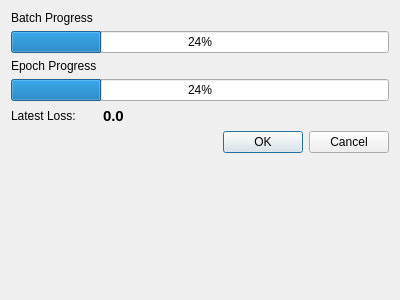
<?xml version="1.0" encoding="UTF-8"?>
<ui version="4.0">
 <class>TrainingProgress</class>
 <widget class="QDialog" name="TrainingProgress">
  <property name="geometry">
   <rect>
    <x>0</x>
    <y>0</y>
    <width>400</width>
    <height>300</height>
   </rect>
  </property>
  <property name="windowTitle">
   <string>Dialog</string>
  </property>
  <layout class="QFormLayout" name="formLayout">
   <item row="0" column="0">
    <widget class="QLabel" name="batch_label">
     <property name="text">
      <string>Batch Progress</string>
     </property>
    </widget>
   </item>
   <item row="1" column="0" colspan="2">
    <widget class="QProgressBar" name="batch_progress_bar">
     <property name="value">
      <number>24</number>
     </property>
    </widget>
   </item>
   <item row="2" column="0">
    <widget class="QLabel" name="epoch_label">
     <property name="text">
      <string>Epoch Progress</string>
     </property>
    </widget>
   </item>
   <item row="3" column="0" colspan="2">
    <widget class="QProgressBar" name="epoch_progress_bar">
     <property name="value">
      <number>24</number>
     </property>
    </widget>
   </item>
   <item row="4" column="0">
    <widget class="QLabel" name="loss_label">
     <property name="text">
      <string>Latest Loss:</string>
     </property>
    </widget>
   </item>
   <item row="4" column="1">
    <widget class="QLabel" name="loss_display">
     <property name="font">
      <font>
       <pointsize>11</pointsize>
       <weight>75</weight>
       <bold>true</bold>
      </font>
     </property>
     <property name="text">
      <string>0.0</string>
     </property>
    </widget>
   </item>
   <item row="5" column="0" colspan="2">
    <widget class="QDialogButtonBox" name="buttonBox">
     <property name="orientation">
      <enum>Qt::Horizontal</enum>
     </property>
     <property name="standardButtons">
      <set>QDialogButtonBox::Cancel|QDialogButtonBox::Ok</set>
     </property>
    </widget>
   </item>
  </layout>
 </widget>
 <resources/>
 <connections>
  <connection>
   <sender>buttonBox</sender>
   <signal>accepted()</signal>
   <receiver>TrainingProgress</receiver>
   <slot>accept()</slot>
   <hints>
    <hint type="sourcelabel">
     <x>248</x>
     <y>254</y>
    </hint>
    <hint type="destinationlabel">
     <x>157</x>
     <y>274</y>
    </hint>
   </hints>
  </connection>
  <connection>
   <sender>buttonBox</sender>
   <signal>rejected()</signal>
   <receiver>TrainingProgress</receiver>
   <slot>reject()</slot>
   <hints>
    <hint type="sourcelabel">
     <x>316</x>
     <y>260</y>
    </hint>
    <hint type="destinationlabel">
     <x>286</x>
     <y>274</y>
    </hint>
   </hints>
  </connection>
 </connections>
</ui>
